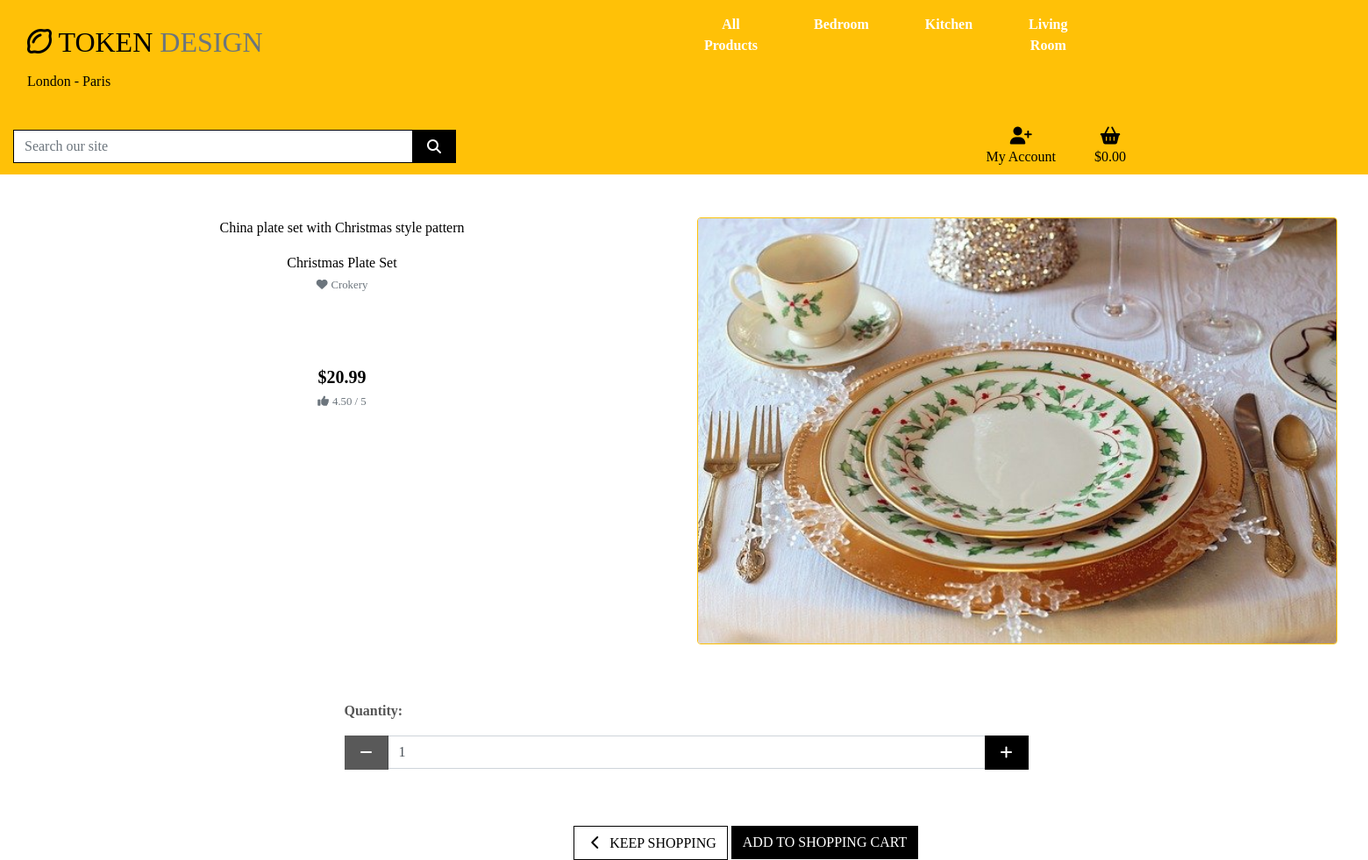
The app's page /products/17 with its own data.
### products/models.py (models this page shows, shortened)
class Product(models.Model):
    category = models.ForeignKey('Category', null=True, blank=True, on_delete=models.SET_NULL)
    sku = models.CharField(max_length=254, null=True, blank=True)
    name = models.CharField(max_length=254)
    description = models.TextField()
    price = models.DecimalField(max_digits=6, decimal_places=2)
    rating = models.DecimalField(max_digits=6, decimal_places=2, null=True, blank=True)
    image_url = models.URLField(max_length=1024, null=True, blank=True)
    image = models.ImageField(null=True, blank=True)

class Category(models.Model):
    class Meta:
        verbose_name_plural = 'Categories'
    name = models.CharField(max_length=254)
    friendly_name = models.CharField(max_length=254, null=True, blank=True)

### products/views.py (the view)
# urls.py: path('<product_id>', views.product_info, name='product_info')
def product_info(request, product_id):
    product = get_object_or_404(Product, pk=product_id)
    context = {
        'product': product,
    }
    return render(request, 'products/product_info.html', context)

### shopping_cart/contexts.py (called while the page is built, shortened)
def cart_contents(request):
    cart_items = []
    total = 0
    product_count = 0
    shopping_cart = request.session.get('shopping_cart', {})
    if total < settings.FREE_DELIVERY_POINT:
        delivery = total * Decimal(settings.STANDARD_DELIVERY_PERCENTAGE / 100)
        free_delivery_delta = settings.FREE_DELIVERY_POINT - total
    else:
        delivery = 0
        free_delivery_delta = 0
    grand_total = delivery + total
    context = {
        'cart_items': cart_items,
        'total': total,
        'product_count': product_count,
        'delivery': delivery,
        'free_delivery_delta': free_delivery_delta,
        'free_delivery_point': settings.FREE_DELIVERY_POINT,
        'grand_total': grand_total,
    }
    return context

### products/templates/products/product_info.html (shortened to what this page needs)
{% extends "base.html" %}
{% load static %}
{% block content %}
    <div class="cover"></div>
    <div class="container-fluid page-top">
        <div class="row">
            <div class="col-12 col-md-6 col-lg-6 col-xl-6">
                <div class="product-info mb-5 mt-md-5 text-black">
                     <p class="mt-3">{{ product.description }}</p>
                    <p class="mb-0">{{ product.name }}</p>
                    {% if product.category %}
                    <p class="small mt-1 mb-0">
                        <a class="text-muted" href="{% url 'products' %}?category={{ product.category.name }}">
                            <i class="fa fa-heart mr-1"></i>{{ product.category.friendly_name }}
                        </a>
                    </p>
                    {% endif %}
                    {% if product.rating %}
                   <div class="product-info"><p class="lead mb-0 font-weight-bold product-info">${{ product.price }}</p></div>
                        <small class="text-muted"><i class="fa fa-thumbs-up mr-1"></i>{{ product.rating }} / 5</small>
                    {% else %}
                        <small class="text-muted">No Rating</small>
                    {% endif %}
                </div>
            </div>
            <div class="col-12 col-md-6 col-lg-4 col-xl-6">
                <div class="image-for-info my-5">
                    {% if product.image %}
                        <a href="{{ product.image.url }}" target="_blank">
                            <img class="card-img-top img-fluid border border-warning rounded" src="{{ product.image.url }}" alt="{{ product.name }}">
                        </a>
                        {% else %}
                        <a href="">
                            <img class="card-img-top img-fluid" src="{{ MEDIA_URL }}noimage.png" alt="{{ product.name }}">
                        </a>
                    {% endif %}
                </div>
            </div>
            </div>
    </div>
    <form class="form" action="{% url 'add_to_cart' product.id %}" method="POST">
        <div class="form-row">
            <div class="col-12 offset-3">
                <p class="mt-3"><strong>Quantity:</strong></p>
                <div class="form-group w-50">
                    <div class="input-group">
                        <div class="input-group-prepend">
                            <button class="decrement-qty btn btn-black rounded-0"
                                data-item_id="{{ item.item_id }}" id="decrement-qty_{{ item.item_id }}">
                                <span class="icon">
                                    <i class="fas fa-minus"></i>
                                </span>
                            </button>
                        </div>
                        <input class="form-control qty_input" type="number" name="quantity" value="1" min="1" max="99" data-item_id="{{ item.item_id }}" id="id_qty_{{ item.item_id }}">
                        <div class="input-group-append">
                            <button class="increment-qty btn btn-black rounded-0"
                                data-item_id="{{ item.item_id }}" id="increment-qty_{{ item.item_id }}">
                                <span class="icon">
                                    <i class="fas fa-plus"></i>
                                </span>
                            </button>
                        </div>
                    </div>
                </div>
            </div>
            <div class="col-12 offset-5">
                <a href="{% url 'products' %}" class="btn btn-outline-black rounded-0 mt-5">
                    <span class="icon">
                        <i class="fas fa-chevron-left"></i>
                    </span>
                    <span class="text-uppercase">Keep Shopping</span>
                </a>
                <input type="submit" class="btn btn-black rounded-0 text-uppercase mt-5" value="Add to Shopping Cart">
            </div>
        </div>
    </form>
{% endblock %}

### static/css/base.css (style rules this page uses)
html { height: 100%; }
body { background: url('/media/homepage_pic.jpg') no-repeat center center fixed; background-size: cover; height: calc(100vh - 164px); color: #555; font-family: 'Bellota'; }
.icon { align-items: center; display: inline-flex; justify-content: center; height: 1.5rem; width: 1.5rem; }
.text-black { color: #000 !important; }
.cover { height: 100%; width: 100%; top: 0; left: 0; position: fixed; background: white; z-index: -1; }
.product-info { text-align: center; margin-top: 80px; }
.page-top { padding-top: 200px; }
.btn-black { background: black; color: white; }
.btn-outline-black { background: white; color: black !important; border: 1px solid black; }
.image-for-info { padding-right: 20px; }

### records on screen
Product: description "China plate set with Christmas style pattern", name "Christmas Plate Set", category.friendly_name "Crokery", price "20.99", rating "4.50", image (picture)
